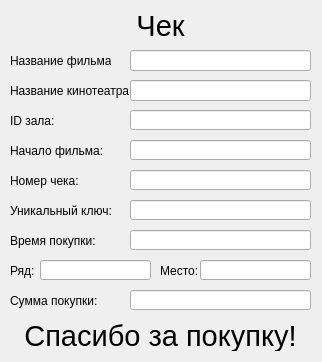
<?xml version="1.0" encoding="UTF-8"?>
<ui version="4.0">
 <class>Form</class>
 <widget class="QWidget" name="Form">
  <property name="geometry">
   <rect>
    <x>0</x>
    <y>0</y>
    <width>322</width>
    <height>362</height>
   </rect>
  </property>
  <property name="windowTitle">
   <string>Form</string>
  </property>
  <widget class="QLabel" name="label">
   <property name="geometry">
    <rect>
     <x>120</x>
     <y>10</y>
     <width>81</width>
     <height>31</height>
    </rect>
   </property>
   <property name="font">
    <font>
     <pointsize>22</pointsize>
    </font>
   </property>
   <property name="text">
    <string>Чек</string>
   </property>
   <property name="alignment">
    <set>Qt::AlignCenter</set>
   </property>
  </widget>
  <widget class="QLabel" name="label_2">
   <property name="geometry">
    <rect>
     <x>10</x>
     <y>50</y>
     <width>101</width>
     <height>21</height>
    </rect>
   </property>
   <property name="text">
    <string>Название фильма:</string>
   </property>
  </widget>
  <widget class="QLineEdit" name="film_name_edit">
   <property name="geometry">
    <rect>
     <x>130</x>
     <y>50</y>
     <width>181</width>
     <height>21</height>
    </rect>
   </property>
   <property name="alignment">
    <set>Qt::AlignCenter</set>
   </property>
   <property name="readOnly">
    <bool>true</bool>
   </property>
  </widget>
  <widget class="QLabel" name="label_3">
   <property name="geometry">
    <rect>
     <x>10</x>
     <y>80</y>
     <width>121</width>
     <height>21</height>
    </rect>
   </property>
   <property name="text">
    <string>Название кинотеатра:</string>
   </property>
  </widget>
  <widget class="QLineEdit" name="cinema_name_edit">
   <property name="geometry">
    <rect>
     <x>130</x>
     <y>80</y>
     <width>181</width>
     <height>21</height>
    </rect>
   </property>
   <property name="alignment">
    <set>Qt::AlignCenter</set>
   </property>
   <property name="readOnly">
    <bool>true</bool>
   </property>
  </widget>
  <widget class="QLabel" name="label_4">
   <property name="geometry">
    <rect>
     <x>10</x>
     <y>110</y>
     <width>121</width>
     <height>21</height>
    </rect>
   </property>
   <property name="text">
    <string>ID зала:</string>
   </property>
  </widget>
  <widget class="QLineEdit" name="film_start_edit">
   <property name="geometry">
    <rect>
     <x>130</x>
     <y>140</y>
     <width>181</width>
     <height>20</height>
    </rect>
   </property>
   <property name="alignment">
    <set>Qt::AlignCenter</set>
   </property>
   <property name="readOnly">
    <bool>true</bool>
   </property>
  </widget>
  <widget class="QLineEdit" name="cheque_id_edit">
   <property name="geometry">
    <rect>
     <x>130</x>
     <y>170</y>
     <width>181</width>
     <height>20</height>
    </rect>
   </property>
   <property name="alignment">
    <set>Qt::AlignCenter</set>
   </property>
   <property name="readOnly">
    <bool>true</bool>
   </property>
  </widget>
  <widget class="QLabel" name="label_5">
   <property name="geometry">
    <rect>
     <x>10</x>
     <y>170</y>
     <width>121</width>
     <height>21</height>
    </rect>
   </property>
   <property name="text">
    <string>Номер чека:</string>
   </property>
  </widget>
  <widget class="QLabel" name="label_6">
   <property name="geometry">
    <rect>
     <x>10</x>
     <y>200</y>
     <width>121</width>
     <height>21</height>
    </rect>
   </property>
   <property name="text">
    <string>Уникальный ключ:</string>
   </property>
  </widget>
  <widget class="QLineEdit" name="unique_key_edit">
   <property name="geometry">
    <rect>
     <x>130</x>
     <y>200</y>
     <width>181</width>
     <height>20</height>
    </rect>
   </property>
   <property name="alignment">
    <set>Qt::AlignCenter</set>
   </property>
   <property name="readOnly">
    <bool>true</bool>
   </property>
  </widget>
  <widget class="QLabel" name="label_7">
   <property name="geometry">
    <rect>
     <x>10</x>
     <y>140</y>
     <width>121</width>
     <height>21</height>
    </rect>
   </property>
   <property name="text">
    <string>Начало фильма:</string>
   </property>
  </widget>
  <widget class="QLineEdit" name="room_id_edit">
   <property name="geometry">
    <rect>
     <x>130</x>
     <y>110</y>
     <width>181</width>
     <height>20</height>
    </rect>
   </property>
   <property name="alignment">
    <set>Qt::AlignCenter</set>
   </property>
   <property name="readOnly">
    <bool>true</bool>
   </property>
  </widget>
  <widget class="QLabel" name="label_8">
   <property name="geometry">
    <rect>
     <x>10</x>
     <y>260</y>
     <width>31</width>
     <height>21</height>
    </rect>
   </property>
   <property name="text">
    <string>Ряд:</string>
   </property>
  </widget>
  <widget class="QLineEdit" name="row_edit">
   <property name="geometry">
    <rect>
     <x>40</x>
     <y>260</y>
     <width>111</width>
     <height>20</height>
    </rect>
   </property>
   <property name="alignment">
    <set>Qt::AlignCenter</set>
   </property>
   <property name="readOnly">
    <bool>true</bool>
   </property>
  </widget>
  <widget class="QLabel" name="label_9">
   <property name="geometry">
    <rect>
     <x>160</x>
     <y>260</y>
     <width>41</width>
     <height>21</height>
    </rect>
   </property>
   <property name="text">
    <string>Место:</string>
   </property>
  </widget>
  <widget class="QLineEdit" name="col_edit">
   <property name="geometry">
    <rect>
     <x>200</x>
     <y>260</y>
     <width>111</width>
     <height>20</height>
    </rect>
   </property>
   <property name="alignment">
    <set>Qt::AlignCenter</set>
   </property>
   <property name="readOnly">
    <bool>true</bool>
   </property>
  </widget>
  <widget class="QLabel" name="label_10">
   <property name="geometry">
    <rect>
     <x>10</x>
     <y>230</y>
     <width>121</width>
     <height>21</height>
    </rect>
   </property>
   <property name="text">
    <string>Время покупки:</string>
   </property>
  </widget>
  <widget class="QLineEdit" name="buy_time_edit">
   <property name="geometry">
    <rect>
     <x>130</x>
     <y>230</y>
     <width>181</width>
     <height>20</height>
    </rect>
   </property>
   <property name="alignment">
    <set>Qt::AlignCenter</set>
   </property>
   <property name="readOnly">
    <bool>true</bool>
   </property>
  </widget>
  <widget class="QLabel" name="label_11">
   <property name="geometry">
    <rect>
     <x>10</x>
     <y>290</y>
     <width>121</width>
     <height>21</height>
    </rect>
   </property>
   <property name="text">
    <string>Сумма покупки:</string>
   </property>
  </widget>
  <widget class="QLineEdit" name="total_edit">
   <property name="geometry">
    <rect>
     <x>130</x>
     <y>290</y>
     <width>181</width>
     <height>20</height>
    </rect>
   </property>
   <property name="alignment">
    <set>Qt::AlignCenter</set>
   </property>
   <property name="readOnly">
    <bool>true</bool>
   </property>
  </widget>
  <widget class="QLabel" name="label_12">
   <property name="geometry">
    <rect>
     <x>10</x>
     <y>320</y>
     <width>301</width>
     <height>31</height>
    </rect>
   </property>
   <property name="font">
    <font>
     <pointsize>22</pointsize>
    </font>
   </property>
   <property name="text">
    <string>Спасибо за покупку!</string>
   </property>
   <property name="alignment">
    <set>Qt::AlignCenter</set>
   </property>
  </widget>
 </widget>
 <resources/>
 <connections/>
</ui>
